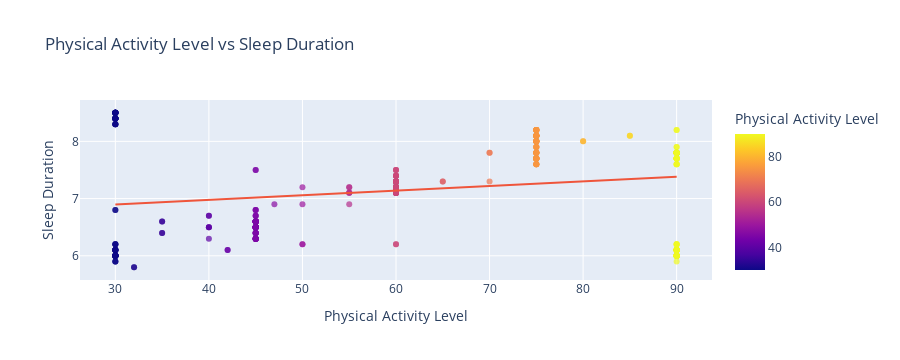

Notebook cell for this chart:
### Markdown cell above
### Physical Activity vs Sleep Duration

### Code cell
fig = px.scatter(df, x="Physical Activity Level", y="Sleep Duration", trendline="ols", opacity=0.7, title="Physical Activity Level vs Sleep Duration", color="Physical Activity Level")
fig.show()

### Figure 1 — Plotly figure (JSON) as saved in the notebook; plotly's stock layout.template omitted (floating-point values rounded to 4 significant figures; data arrays with more than 128 entries replaced by an {"elided": "..."} marker saying what was removed)
{"data": [{"hovertemplate": "Physical Activity Level=%{marker.color}<br>Sleep Duration=%{y}<extra></extra>", "legendgroup": "", "marker": {"color": {"elided": "374 int values"}, "coloraxis": "coloraxis", "opacity": 0.7, "symbol": "circle"}, "mode": "markers", "name": "", "orientation": "v", "showlegend": false, "type": "scatter", "x": {"elided": "374 int values"}, "xaxis": "x", "y": {"elided": "374 float values"}, "yaxis": "y"}, {"hovertemplate": "<b>OLS trendline</b><br>Sleep Duration = 0.00811135 * Physical Activity Level + 6.65213<br>R<sup>2</sup>=0.045097<br><br>Physical Activity Level=%{x}<br>Sleep Duration=%{y} <b>(trend)</b><extra></extra>", "legendgroup": "", "marker": {"symbol": "circle"}, "mode": "lines", "name": "", "showlegend": false, "type": "scatter", "x": {"elided": "374 int values"}, "xaxis": "x", "y": {"elided": "374 float values"}, "yaxis": "y"}], "layout": {"coloraxis": {"colorbar": {"title": {"text": "Physical Activity Level"}}, "colorscale": [[0, "#0d0887"], [0.1111, "#46039f"], [0.2222, "#7201a8"], [0.3333, "#9c179e"], [0.4444, "#bd3786"], [0.5556, "#d8576b"], [0.6667, "#ed7953"], [0.7778, "#fb9f3a"], [0.8889, "#fdca26"], [1, "#f0f921"]]}, "height": 360, "legend": {"tracegroupgap": 0}, "title": {"text": "Physical Activity Level vs Sleep Duration"}, "xaxis": {"anchor": "y", "autorange": true, "domain": [0, 1], "range": [26, 94], "title": {"text": "Physical Activity Level"}, "type": "linear"}, "yaxis": {"anchor": "x", "autorange": true, "domain": [0, 1], "range": [5.577, 8.723], "title": {"text": "Sleep Duration"}, "type": "linear"}}}
